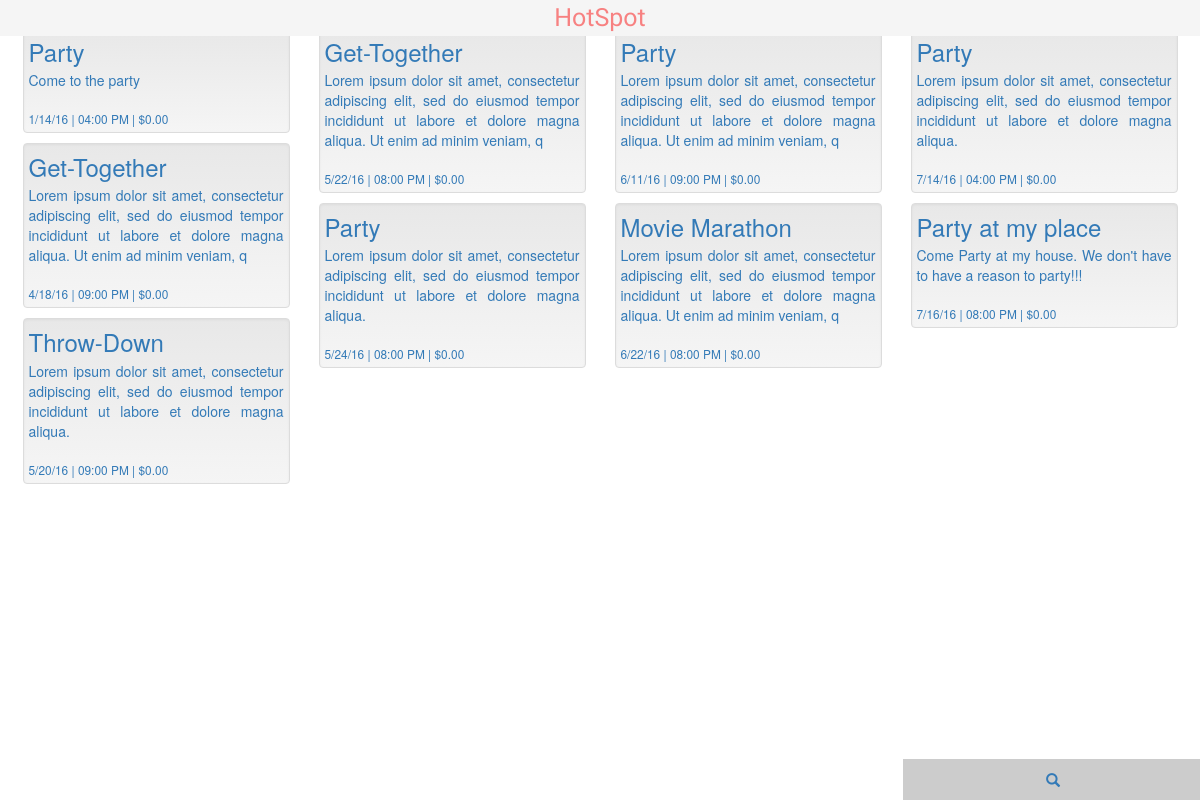
/searchChoice.php (signed in), run on the app's committed database.
### tables this page shows
CREATE TABLE `event` (
  `E_ID` int(11) NOT NULL,
  `E_CREATOR` int(7) NOT NULL,
  `E_TITLE` char(255) NOT NULL,
  `E_LAT_DEG` int(2) NOT NULL,
  `E_LAT_MIN` int(2) NOT NULL,
  `E_LAT_SEC` int(2) NOT NULL,
  `E_LONG_DEG` int(2) NOT NULL,
  `E_LONG_MIN` int(2) NOT NULL,
  `E_LONG_SEC` tinyint(2) NOT NULL,
  `E_DATE` date NOT NULL,
  `E_TIME_START` time NOT NULL,
  `E_TIME_END` time DEFAULT NULL,
  `E_TYPE` varchar(255) NOT NULL,
  `E_DESC` longtext NOT NULL,
  `E_PRIVATE` char(1) NOT NULL,
  `E_AGE_GROUP` varchar(20) DEFAULT NULL,
  `E_PRICE` float(5,2) NOT NULL,
  `E_FOOD` char(1) NOT NULL,
  `E_FOOD_TYPE` char(3) DEFAULT NULL,
  `E_DRINK` char(1) NOT NULL,
  `E_DRINK_TYPE` char(3) DEFAULT NULL,
  `E_BYO` char(1) NOT NULL,
  `E_ATTIRE` char(1) NOT NULL,
  `E_ATTIRE_TYPE` char(3) DEFAULT NULL,
  `E_SPONSOR` char(1) NOT NULL,
  `E_SPONSOR_TITLE` char(255) DEFAULT NULL,
  `USER_U_ID` int(7) NOT NULL,
  `LT_FOOD_F_FOOD_TYPE` char(3) DEFAULT NULL,
  `LT_ATTIRE_ATT_ATTIRE_TYPE` char(3) DEFAULT NULL,
  `LT_DRINK_D_DRINK_TYPE` char(3) DEFAULT NULL,
  `LT_AGE_AGE_CODE` int(3) DEFAULT NULL,
  `E_MUSIC_TYPE` char(50) DEFAULT NULL
);

### searchChoice.php (the view, shortened to what this page needs)
<?php
  $q = isset($_POST['Q']) ? $_POST['Q'] : '';
?>
<?php if(!isset($q)) : ?>
<?php else : ?>
    <!DOCTYPE html>
    <html lang="en">
      <head>
        <link rel="stylesheet" type="text/css" href="css/list.css">
        <link rel="stylesheet" type="text/css"
        href="css/bootstrap-theme.min.css">
      </head>
      <body>
        <div class="container">
          <?php include("header.php"); ?>
          <br style="line-height:38px;" />
          <div class="row">
          <?php
            include("connection.php");
            $queryPart = $_SESSION['queryPart'];
            $sql = "SELECT e_id,
                           e_title,
                           DATE_FORMAT(e_date,'%c/%e/%y'),
                           TIME_FORMAT(e_time_start,'%h:%i %p'),
                           SUBSTRING(e_desc, 1, 150),
                           e_desc,
                           e_price
                    FROM `event`
                    WHERE e_private != 'Y' ".
                    $queryPart.
                    "ORDER BY e_date,
                             e_time_start";
            $result = $conn->query($sql);
            if ($result->num_rows > 0) {
              while($row = $result->fetch_assoc()) {
                $EID = $row["e_id"];
                echo "<a href=\"event.php?EID=$EID\" class=\"item\">
                <div class=\"well\"><h3>".
                $row["e_title"].
                "</h3><p class=\"text-justify\">".
                $row["SUBSTRING(e_desc, 1, 150)"].
                "</p><br/><p class=\"small\">".
                $row["DATE_FORMAT(e_date,'%c/%e/%y')"].
                " | ".
                $row["TIME_FORMAT(e_time_start,'%h:%i %p')"].
                " | &#36;".
                $row["e_price"].
                "</p></div></a>";
              }
            }
          ?>
          <?php include("nav.php"); ?>
        </div>
      </div>
    </body>
    </html>
<?php endif; ?>

### data on the page
event: E_TITLE "Party", SUBSTRING "Come to the party", DATE_FORMAT "1/14/16", TIME_FORMAT "04:00 PM", E_PRICE "0.00"
event: E_TITLE "Get-Together", SUBSTRING "Lorem ipsum dolor sit amet, consectetur adipiscing elit, sed do eiusmod tempor incididunt ut labore et dolore magna aliqua. Ut enim ad minim veniam, q", DATE_FORMAT "4/18/16", TIME_FORMAT "09:00 PM", E_PRICE "0.00"
event: E_TITLE "Throw-Down", SUBSTRING "Lorem ipsum dolor sit amet, consectetur adipiscing elit, sed do eiusmod tempor incididunt ut labore et dolore magna aliqua.", DATE_FORMAT "5/20/16", TIME_FORMAT "09:00 PM", E_PRICE "0.00"
event: E_TITLE "Get-Together", SUBSTRING "Lorem ipsum dolor sit amet, consectetur adipiscing elit, sed do eiusmod tempor incididunt ut labore et dolore magna aliqua. Ut enim ad minim veniam, q", DATE_FORMAT "5/22/16", TIME_FORMAT "08:00 PM", E_PRICE "0.00"
event: E_TITLE "Party", SUBSTRING "Lorem ipsum dolor sit amet, consectetur adipiscing elit, sed do eiusmod tempor incididunt ut labore et dolore magna aliqua.", DATE_FORMAT "5/24/16", TIME_FORMAT "08:00 PM", E_PRICE "0.00"
event: E_TITLE "Party", SUBSTRING "Lorem ipsum dolor sit amet, consectetur adipiscing elit, sed do eiusmod tempor incididunt ut labore et dolore magna aliqua. Ut enim ad minim veniam, q", DATE_FORMAT "6/11/16", TIME_FORMAT "09:00 PM", E_PRICE "0.00"
event: E_TITLE "Movie Marathon", SUBSTRING "Lorem ipsum dolor sit amet, consectetur adipiscing elit, sed do eiusmod tempor incididunt ut labore et dolore magna aliqua. Ut enim ad minim veniam, q", DATE_FORMAT "6/22/16", TIME_FORMAT "08:00 PM", E_PRICE "0.00"
event: E_TITLE "Party", SUBSTRING "Lorem ipsum dolor sit amet, consectetur adipiscing elit, sed do eiusmod tempor incididunt ut labore et dolore magna aliqua.", DATE_FORMAT "7/14/16", TIME_FORMAT "04:00 PM", E_PRICE "0.00"
event: E_TITLE "Party at my place", SUBSTRING "Come Party at my house. We don't have to have a reason to party!!!", DATE_FORMAT "7/16/16", TIME_FORMAT "08:00 PM", E_PRICE "0.00"
